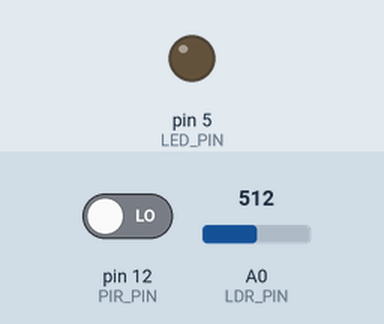
This sketch was run on a simulated Arduino Uno, built with avr-gcc and run on an emulated ATmega328P. Parts: output pins drawn as LEDs (lit = HIGH). The inputs (shaded band) are chosen by the test bench; at power-on: pin 12 (PIR_PIN) LOW, A0 (LDR_PIN) = 512. What the sketch prints to the serial monitor is not drawn.

Above: at 9.2 s.
9.3 s: pin 12 (PIR_PIN) driven HIGH
At 14.1 s:
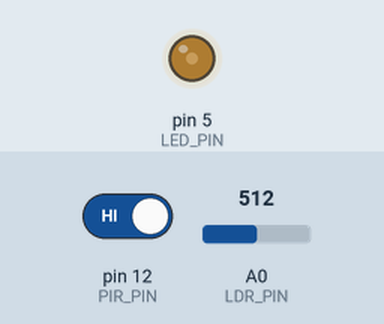
Timing chart, 0 to 15.6 s (numbered marks = the images above; inputs shaded):
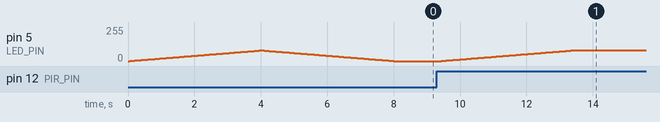

Measured:
- after the input at 9.3 s, pin 5 (LED_PIN): moves from 0/255 to 79/255 over 3.9 s, starting after 0.13 s

The sketch:

bed_lights-06v-1cols-dumb.ino
```cpp
// Simple Under-Bed LED strip lighting. Code by Jack Machiela, 2018 v1.0

int LDR_PIN = 0;                   // analog pin to which LDR sensor is connected (0 so it means A0)
int LDR_Value = 0;                 // a variable to store LDR values
bool Darkness;                     // current state of ambient light
int LightSensitivity = 200;        // This is the approx value of light detected LDR defined as "Darkness" or not (range 0-1024).

int LED_PIN = 5;                   // analog pin to which LED strip is connected
int Brightness;
int MaximumBrightness = 80;        // Don't burn the house down. 80 is ok without blinding lights in a totally dark room
int FadeSpeed = 50;                // make this higher to slow down. Beta was 35, which was a little too fast perhaps.
bool LightsOn;                     // current status of LEDs

int PIR_PIN = 12;                  // choose the input pin (for PIR sensor) (NB: 13=onboard LED)
int Movement;


//=================================================================================-- Setup begins --=====
void setup()
{
  Serial.begin(9600);

  pinMode(PIR_PIN, INPUT);                                // declare sensor as input

  pinMode(LED_PIN, OUTPUT);
  analogWrite(LED_PIN, 0);                                // ensure LED strip is off

  LightsOn = false;

      FadeLightsOn();
      FadeLightsOff();

}

//=================================================================================-- Loop begins --=====
void loop()
{
  Serial.print("[ ");
  DarknessCheck();

  if (Darkness == true)
  {
    MovementCheck();

    if (Movement == true)
    {
      FadeLightsOn();

      while (Movement == true)
      {
        MovementCheck();
        delay(5000);
      }
      FadeLightsOff();
    }
  }
  Serial.println(" ]");
}
//=================================================================================-- Loop ends --=====
//=================================================================================-- DarknessCheck begins --=====

void DarknessCheck()
{
  LDR_Value = analogRead(LDR_PIN);                                       //reads the LDR’s value (range from 0 to 1024)
  Darkness = false;

  if (LDR_Value < LightSensitivity) {
    Darkness = true ;
  }

  Serial.print("LDR_Value = ");                                          // prints the LDR values to serial monitor
  Serial.print(LDR_Value);                                               // prints the LDR values to serial monitor
  Serial.print(" - Darkness = ");
  Serial.print(Darkness);

  Darkness = true;               // <------------ temp debug, remove for live code xxxxxxxxxxxxxxxxxxxxxxxxxxxxxxxxxxxxxxxxxxxxxxxxxxxxxxxxxxxxxxxx DEBUG xxxxxxxxxxxxxxxxx

}
//=================================================================================-- MovementCheck begins --=====
void MovementCheck()
{
  Movement = digitalRead(PIR_PIN);                                        // read input value (0 or 1)

  Serial.print(" - Movement = ");                                         // prints the LDR values to serial monitor
  Serial.print(Movement);                                                 // prints the LDR values to serial monitor

}
//=================================================================================-- FadeLightsOn begins --=====
void FadeLightsOn()
{

  Serial.print(" - ON: LightsOn = ");                                     // prints the LightsOn values to serial monitor
  Serial.print(LightsOn);

  if (LightsOn == false)                                                  // Only turn them on if they're currently off
  {
    for (Brightness = 0; Brightness < MaximumBrightness; Brightness++)    // increase Brightness from 0 to Maximum Allowed Brightness
    {
      analogWrite(LED_PIN, Brightness);
      delay(FadeSpeed);
    }
  }
  LightsOn = true;                                                        // Lights should now be on

}
//=================================================================================-- FadeLightsOff begins --=====
void FadeLightsOff()
{
  Serial.print(" - OFF: LightsOn = ");                                     // prints the LightsOn values to serial monitor
  Serial.print(LightsOn);                                                  // prints the LightsOn to serial monitor

  if (LightsOn == true)                                                    // Only turn them off if they're currently on
  {
    for  (Brightness = MaximumBrightness; Brightness > 0; Brightness--)    // decrease Brightness from Maximum Allowed Brightness to 0
    {
      analogWrite(LED_PIN, Brightness);
      delay(FadeSpeed);
      analogWrite(LED_PIN, 0);
    }
  }
  LightsOn = false;                                                        // Lights should now be off

}
```
